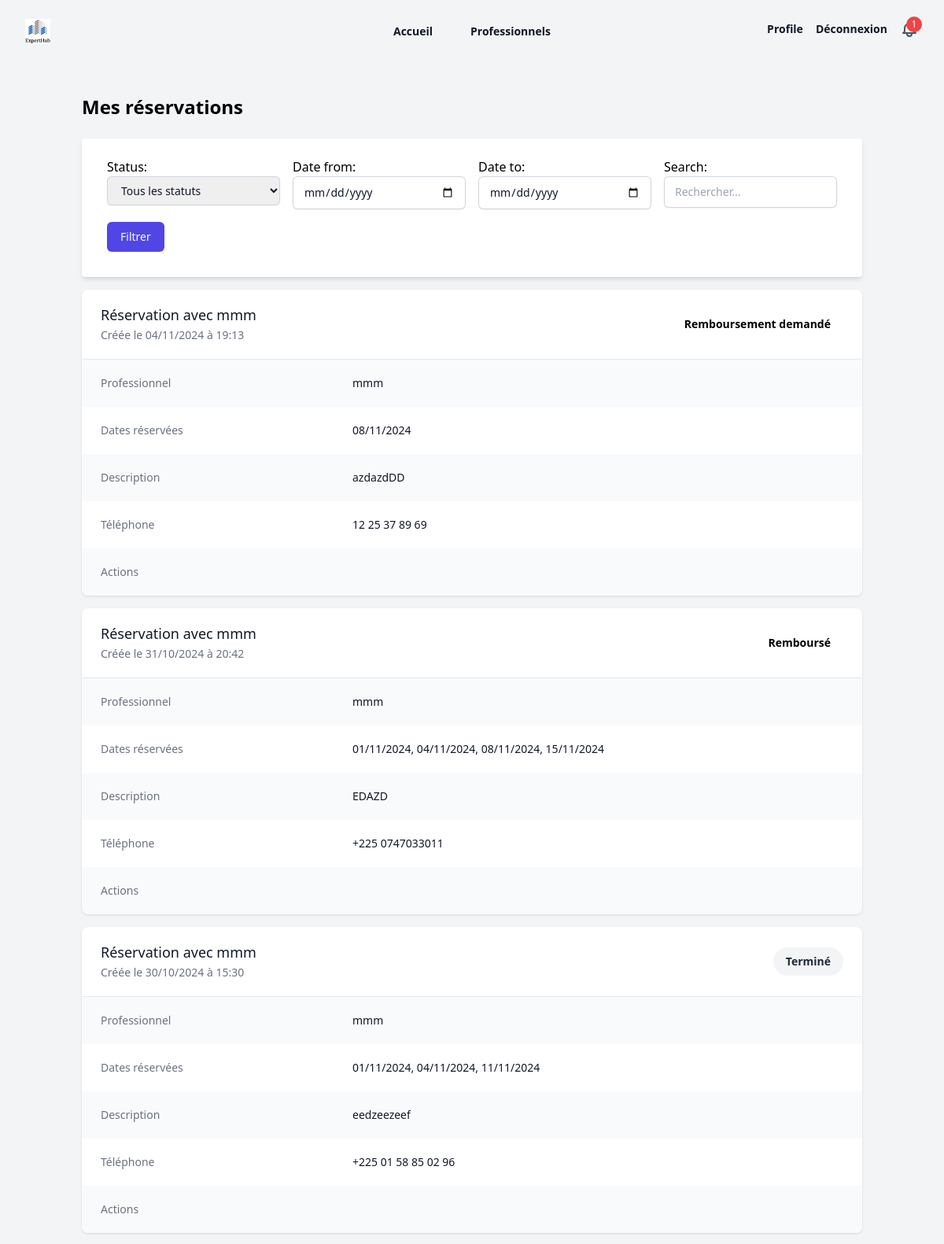
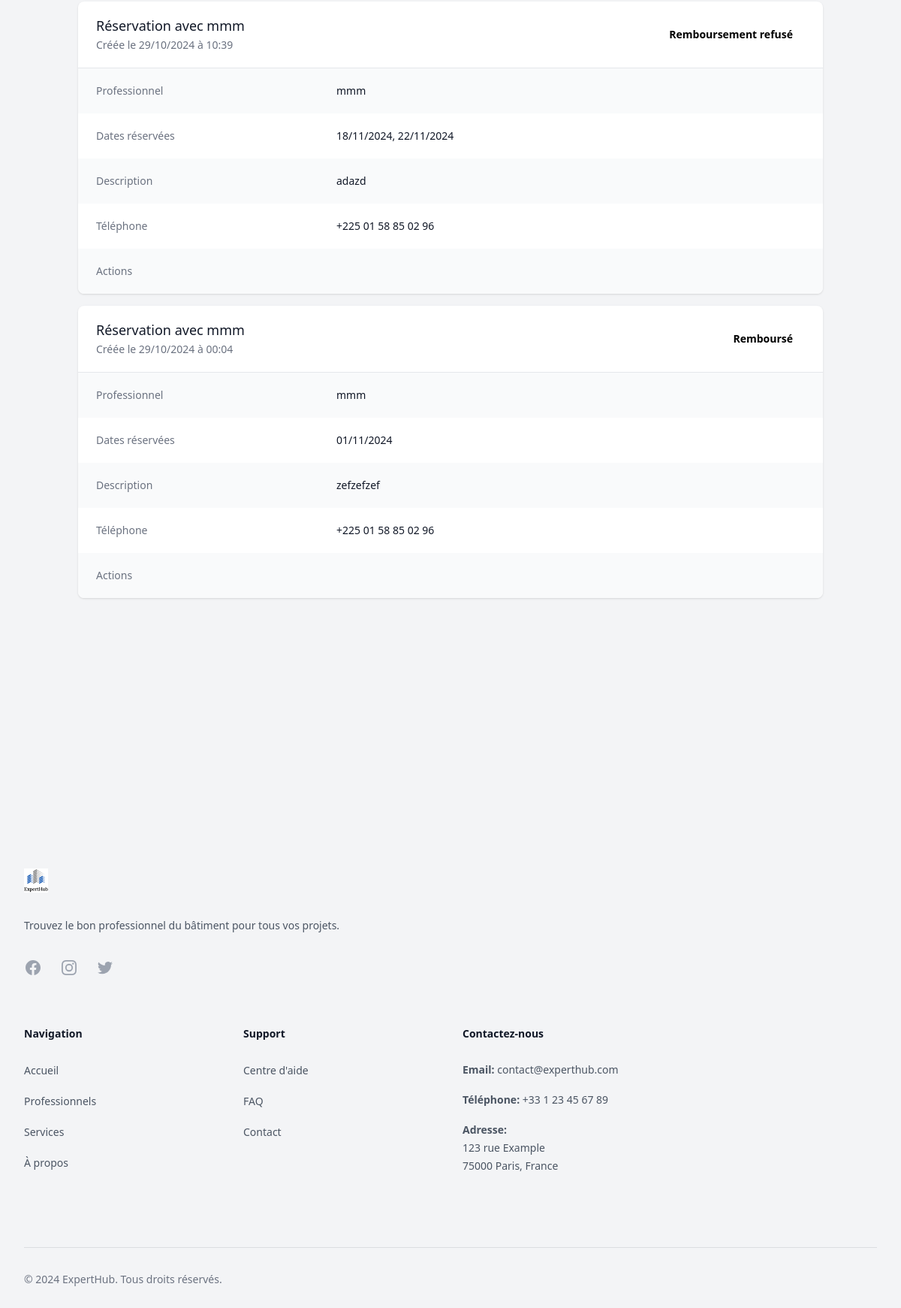
/reservation/mes-reservations/ (signed in), run on the app's committed database (2 pictures, top to bottom).
### reservations/models.py (models this page shows, shortened)
class Reservation(models.Model):
    objects = ReservationManager()
    professionnel = models.ForeignKey(
        Professionnel,
        on_delete=models.CASCADE,
        related_name="reservations"
    )
    client = models.ForeignKey(
        settings.AUTH_USER_MODEL,
        on_delete=models.CASCADE
    )
    description = models.TextField(
        verbose_name="Description de la demande",
        help_text="Décrivez le travail que vous souhaitez faire réaliser"
    )
    phone = models.CharField(
        max_length=20,
        verbose_name="Numéro de téléphone"
    )
    selected_dates = models.JSONField(
        verbose_name="Dates sélectionnées",
        help_text="Les dates de réservation sélectionnées"
    )
    created_at = models.DateTimeField(
        auto_now_add=True,
        verbose_name="Date de création"
    )
    status = models.CharField(
        max_length=20,
        choices=ReservationStatus.choices,
        default=ReservationStatus.PENDING,
        verbose_name="Statut"
    )
    last_status_change = models.DateTimeField(
        auto_now_add=True,
        verbose_name="Dernière modification du statut"
    )
    cancelled_at = models.DateTimeField(null=True, blank=True)
    total_price = models.DecimalField(
        max_digits=10,
        decimal_places=2,
        verbose_name="Prix total",
        help_text="Prix total basé sur le nombre de jours × tarif journalier",
        editable=False
    )
    class Meta:
        ordering = ['-created_at']
        constraints = [
            models.UniqueConstraint(
                fields=["professionnel", "client", "created_at"],
                name="unique_reservation"
            )
        ]

### professionnels/models.py (models this page shows, shortened)
class Professionnel(models.Model):
    full_name = models.CharField(max_length=255, verbose_name="Nom complet")
    profile_photo = models.ImageField(
        upload_to="photos/", null=True, blank=True, verbose_name="Photo de profil"
    )
    email = models.EmailField(unique=True, verbose_name="Email", db_index=True)
    phone = models.CharField(max_length=20, verbose_name="Téléphone", db_index=True)
    CITY_CHOICES = [
        ("Abidjan", "Abidjan"),
        ("Yamoussoukro", "Yamoussoukro"),
    ]
    city = models.CharField(max_length=100, choices=CITY_CHOICES, verbose_name="Ville")
    COMMUNE_CHOICES = [
        ("Abobo", "Abobo"),
        ("Adjamé", "Adjamé"),
    ]
    commune = models.CharField(
        max_length=100, choices=COMMUNE_CHOICES, verbose_name="Commune"
    )
    presentation_video = models.FileField(
        upload_to="videos/", null=True, blank=True, verbose_name="Vidéo de présentation"
    )
    SPECIALIZATIONS = [
        ("Gros Oeuvre", "Gros Oeuvre"),
        ("Second Oeuvre", "Second Oeuvre"),
    ]
    specialization = models.CharField(
        max_length=255, choices=SPECIALIZATIONS, verbose_name="Spécialisation"
    )
    class SkillLevel(models.TextChoices):
        DEBUTANT = "Débutant", "Débutant"
        INTERMEDIAIRE = "Intermédiaire", "Intermédiaire"
        EXPERT = "Expert", "Expert"
    skill_level = models.CharField(
        max_length=50,
        choices=SkillLevel.choices,
        verbose_name="Niveau de compétence",
    )
    certifications = models.TextField(verbose_name="Certifications", blank=True)
    years_of_experience = models.PositiveIntegerField(
        help_text="Nombre d'années d'expérience", verbose_name="Années d'expérience"
    )
    daily_rate = models.DecimalField(
        max_digits=10, decimal_places=2, verbose_name="Tarif journalier"
    )
    availability = models.CharField(
        max_length=255,
        help_text="Exemple : Lundi,Mardi,Mercredi",
        verbose_name="Disponibilité",
    )
    class Meta:
        constraints = [
            models.UniqueConstraint(fields=["email"], name="unique_email"),
        ]

### reservations/views.py (the view, shortened to what this page needs)
# urls.py: path('reservations/', views.reservation_list, name='reservation_list'),
@login_required
def reservation_list(request):
    logger.debug("Starting reservation_list view")
    logger.debug(f"GET parameters: {request.GET}")
    filter_form = ReservationFilterForm(request.GET or None)
    logger.debug(f"Filter form is bound: {filter_form.is_bound}")
    reservations = ReservationService.get_filtered_reservations(
        user=request.user,
        filter_form=filter_form
    )
    logger.debug(f"Number of reservations before pagination: {reservations.count()}")
    page_obj = ReservationService.paginate_reservations(
        reservations=reservations,
        page_number=request.GET.get('page')
    )
    context = {
        'filter_form': filter_form,
        'page_obj': page_obj,
        'has_filters': filter_form.is_bound and any(filter_form.cleaned_data.values() if filter_form.is_valid() else [])
    }
    logger.debug("Rendering reservation list template")
    return render(request, 'reservations/reservation_list.html', context)

### reservations/managers.py (called while the page is built)
    def get_queryset(self):
        return ReservationQuerySet(self.model, using=self._db)

### reservations/services.py (called while the page is built)
    @staticmethod
    def paginate_reservations(reservations, page_number):
        paginator = Paginator(reservations, RESERVATIONS_PER_PAGE)
        logger.debug(f"Total items: {paginator.count}, Total pages: {paginator.num_pages}")
        try:
            page_obj = paginator.page(page_number)
            logger.debug(f"Current page: {page_obj.number}")
        except PageNotAnInteger:
            page_obj = paginator.page(1)
            logger.debug("Invalid page number, defaulting to page 1")
        except EmptyPage:
            page_obj = paginator.page(paginator.num_pages)
            logger.debug(f"Empty page, showing last page: {paginator.num_pages}")
        return page_obj

### reservations/templatetags/reservation_extras.py (called while the page is built)
@register.filter
def format_selected_dates(value):
    try:
        if isinstance(value, str):
            dates = json.loads(value)
        else:
            dates = value
        formatted_dates = []
        for date_str in dates:
            date_obj = datetime.strptime(date_str, '%Y-%m-%d')
            formatted_dates.append(date_obj.strftime('%d/%m/%Y'))
        return ', '.join(formatted_dates)
    except (json.JSONDecodeError, ValueError):
        return value

### reservations/templates/reservations/reservation_list.html (shortened to what this page needs)
{% extends "base.html" %}
{% load static %}
{% load reservation_extras %}
{% block content %}
<div class="container mx-auto px-4 py-8 mb-32">
    <h1 class="text-2xl font-bold mb-6">Mes réservations</h1>
    <form method="get" class="bg-white shadow-md rounded px-8 pt-6 pb-8 mb-4">
        <div class="grid grid-cols-1 md:grid-cols-2 lg:grid-cols-4 gap-4">
            {{ filter_form.as_p }}
            <div class="flex items-end">
                <button type="submit" class="inline-flex items-center px-4 py-2 border border-transparent text-sm font-medium rounded-md text-white bg-indigo-600 hover:bg-indigo-700">
                    Filtrer
                </button>
            </div>
        </div>
    </form>
    {% if page_obj %}
        <div class="space-y-4">
            {% for reservation in page_obj %}
            <div class="bg-white shadow overflow-hidden sm:rounded-lg">
                <div class="px-4 py-5 sm:px-6">
                    <div class="flex justify-between items-center">
                        <div>
                            <h3 class="text-lg leading-6 font-medium text-gray-900">
                                Réservation avec {{ reservation.professionnel.full_name }}
                            </h3>
                            <p class="mt-1 max-w-2xl text-sm text-gray-500">
                                Créée le {{ reservation.created_at|date:"d/m/Y à H:i" }}
                            </p>
                        </div>
                        <span class="px-4 py-2 inline-flex text-sm leading-5 font-semibold rounded-full
                            {% if reservation.status == 'pending' %}bg-yellow-100 text-yellow-800
                            {% elif reservation.status == 'confirmed' %}bg-green-100 text-green-800
                            {% elif reservation.status == 'cancelled' %}bg-red-100 text-red-800
                            {% elif reservation.status == 'completed' %}bg-gray-100 text-gray-800
                            {% elif reservation.status == 'ready_to_pay' %}bg-purple-100 text-purple-800
                            {% endif %}">
                            {{ reservation.get_status_display }}
                        </span>
                    </div>
                </div>
                <div class="border-t border-gray-200">
                    <dl>
                        <div class="bg-gray-50 px-4 py-5 sm:grid sm:grid-cols-3 sm:gap-4 sm:px-6">
                            <dt class="text-sm font-medium text-gray-500">Professionnel</dt>
                            <dd class="mt-1 text-sm text-gray-900 sm:mt-0 sm:col-span-2">
                                {{ reservation.professionnel.full_name }}
                            </dd>
                        </div>
                        <div class="bg-white px-4 py-5 sm:grid sm:grid-cols-3 sm:gap-4 sm:px-6">
                            <dt class="text-sm font-medium text-gray-500">Dates réservées</dt>
                            <dd class="mt-1 text-sm text-gray-900 sm:mt-0 sm:col-span-2">
                                {% if reservation.selected_dates %}
                                {{ reservation.selected_dates|format_selected_dates }}
                                {% else %}
                                    Non spécifié
                                {% endif %}
                            </dd>
                        </div>
                        {% if reservation.description %}
                        <div class="bg-gray-50 px-4 py-5 sm:grid sm:grid-cols-3 sm:gap-4 sm:px-6">
                            <dt class="text-sm font-medium text-gray-500">Description</dt>
                            <dd class="mt-1 text-sm text-gray-900 sm:mt-0 sm:col-span-2">
                                {{ reservation.description }}
                            </dd>
                        </div>
                        {% endif %}
                        {% if reservation.phone %}
                        <div class="bg-white px-4 py-5 sm:grid sm:grid-cols-3 sm:gap-4 sm:px-6">
                            <dt class="text-sm font-medium text-gray-500">Téléphone</dt>
                            <dd class="mt-1 text-sm text-gray-900 sm:mt-0 sm:col-span-2">
                                {{ reservation.phone }}
                            </dd>
                        </div>
                        {% endif %}
<div class="{% if reservation.phone %}bg-gray-50{% else %}bg-white{% endif %} px-4 py-5 sm:grid sm:grid-cols-3 sm:gap-4 sm:px-6">
    <dt class="text-sm font-medium text-gray-500">Actions</dt>
    <dd class="mt-1 text-sm text-gray-900 sm:mt-0 sm:col-span-2">
    </dd>
</div>
                    </dl>
                </div>
            </div>
            {% endfor %}
        </div>
    {% else %}
        <div class="text-center py-12">
            <div class="rounded-md bg-gray-50 p-4">
                <p class="text-gray-700">{{ messages.info.0 }}</p>
            </div>
        </div>
    {% endif %}
</div>
{% endblock %}

### data on the page
Reservation: professionnel.full_name "mmm", created_at "04/11/2024 à 19:13", status "Remboursement demandé", selected_dates "08/11/2024", description "azdazdDD", phone "12 25 37 89 69"
Reservation: professionnel.full_name "mmm", created_at "31/10/2024 à 20:42", status "Remboursé", selected_dates "01/11/2024, 04/11/2024, 08/11/2024, 15/11/2024", description "EDAZD", phone "+225 0747033011"
Reservation: professionnel.full_name "mmm", created_at "30/10/2024 à 15:30", status "Terminé", selected_dates "01/11/2024, 04/11/2024, 11/11/2024", description "eedzeezeef", phone "+225 01 58 85 02 96"
Reservation: professionnel.full_name "mmm", created_at "29/10/2024 à 10:39", status "Remboursement refusé", selected_dates "18/11/2024, 22/11/2024", description "adazd", phone "+225 01 58 85 02 96"
Reservation: professionnel.full_name "mmm", created_at "29/10/2024 à 00:04", status "Remboursé", selected_dates "01/11/2024", description "zefzefzef", phone "+225 01 58 85 02 96"
